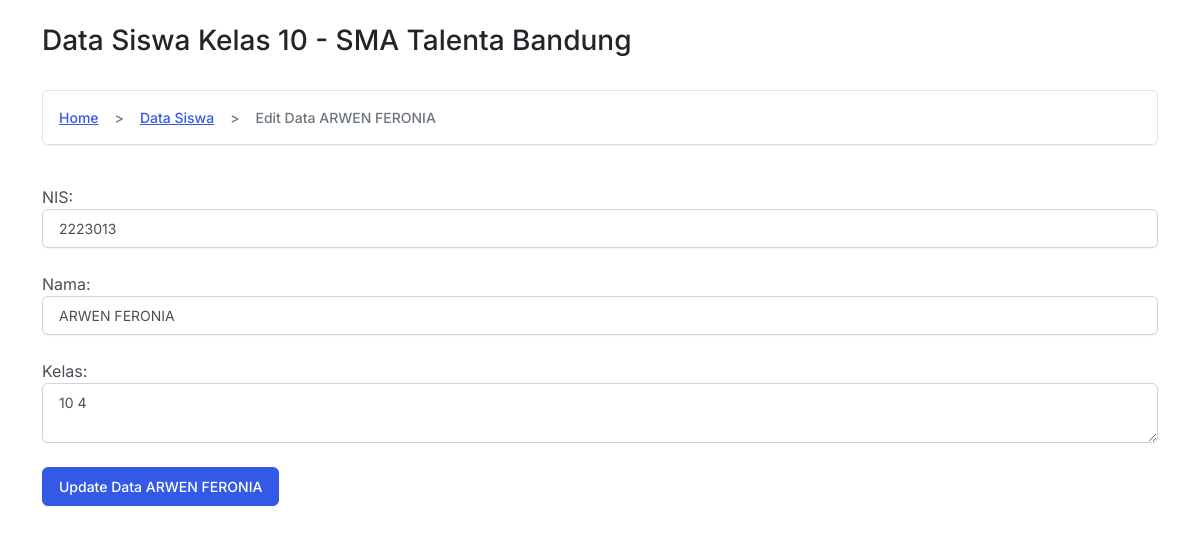
The app's page /edit/2223013 with its own data.
### tables this page shows
CREATE TABLE "siswa" (
	"field1"	TEXT,
	"field2"	TEXT,
	"field3"	TEXT
);

### crud.py (the view)
@app_crud.route('/edit/<int:nis>', methods=['GET', 'POST'])
def edit(nis):
    nis_siswa = nis
    koneksi = sqlite3.connect('dapodik.db')
    buka_koneksi = koneksi.cursor()
    buka_koneksi.execute('select * from siswa WHERE field1=?', (nis_siswa,))
    data = buka_koneksi.fetchone()
    buka_koneksi.close()
    koneksi.close()
    return render_template('editdata.html',data=data)

### templates/editdata.html (shortened to what this page needs)
<html>
  <head>
    <link rel="stylesheet" type="text/css" href="{{ url_for('static',filename='css/bootstrap.css') }}">
  </head>
  <body>
  <br>
  <div class="container">
  <h3>Data Siswa Kelas 10 - SMA Talenta Bandung</h3>
  <br>
  <nav aria-label="breadcrumb">
    <ol class="breadcrumb">
      <li class="breadcrumb-item"><a href="{{url_for('index')}}">Home</a></li>
      <li class="breadcrumb-item"><a href="{{url_for('app_crud.view')}}">Data Siswa</a></li>
      <li class="breadcrumb-item active" aria-current="page">Edit Data {{ data[1] }}</li>
    </ol>
  </nav>
  <br>
  <form method="post" action="{{ url_for('app_crud.update', nis=data[0]) }}">
		<label>NIS:</label>
		<input type="text" name="nis" value="{{ data[0] }}" class="form-control" readonly><br>
		<label>Nama:</label>
		<input type="text" name="nama" value="{{ data[1] }}" class="form-control"><br>
		<label>Kelas:</label>
		<textarea name="kelas" class="form-control">{{ data[2] }}</textarea><br>
		<input class="btn btn-primary" type="submit" value="Update Data {{ data[1] }}">
	</form>
  </div>
  </body>
</html>

### records on screen
siswa: field2 "ARWEN FERONIA", nis "2223013", nama "ARWEN FERONIA", kelas "10 4", field2 "Update Data ARWEN FERONIA"
